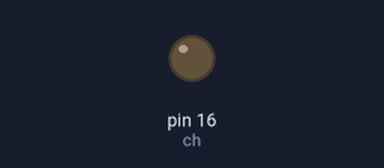
The program below on a simulated MicroPython board. On the bench: output pins drawn as LEDs (lit = HIGH).

Above: at 2.0 s.
At 6.0 s:
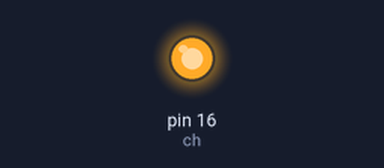
Timing chart, 0 to 10.4 s (numbered marks = the images above):
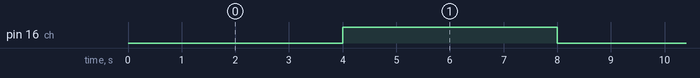

Measured:
- by itself, pin 16 (ch): alternates HIGH for 4.0 s and LOW for 4.0 s

The program:

example.py
```python
# MicroPython example that configures Pin 16 HIGH at start (SSR off) and then alternately pulls it LOW to turn the load on and HIGH to turn it off, with 4-second intervals.
#
# Buy this module: https://shillehtek.com/products/solid-state-relay-1ch-5v-active-low
# Full manual: https://shillehtek.com/blogs/shillehtek-product-manuals/solid-state-relay-1ch-5v-active-low-manual
# More examples: https://github.com/shillehbean/shillehtek-examples
#

from machine import Pin
import time

ch = Pin(16, Pin.OUT, value=1)   # start HIGH = OFF

def load_on():
    ch.value(0)     # active low

def load_off():
    ch.value(1)

while True:
    load_on()
    time.sleep(4)
    load_off()
    time.sleep(4)
```
